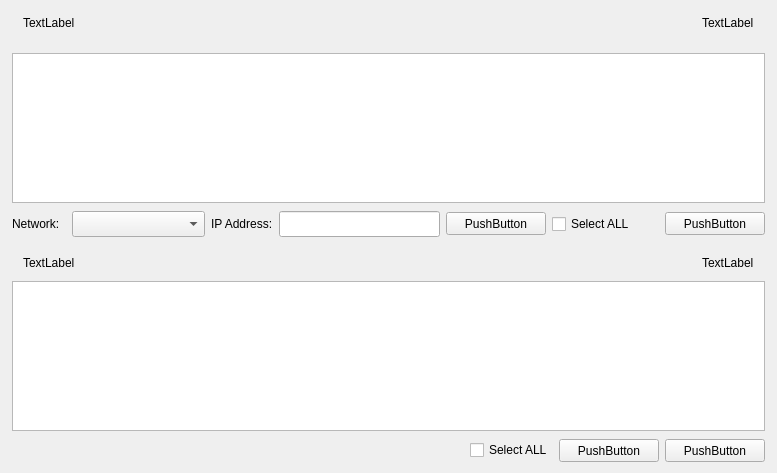
<?xml version="1.0" encoding="UTF-8"?>
<ui version="4.0">
 <class>ACEthernetConfigWidget</class>
 <widget class="QWidget" name="ACEthernetConfigWidget">
  <property name="geometry">
   <rect>
    <x>0</x>
    <y>0</y>
    <width>777</width>
    <height>473</height>
   </rect>
  </property>
  <property name="windowTitle">
   <string>ACEthernetConfigWidget</string>
  </property>
  <layout class="QVBoxLayout" name="verticalLayout">
   <property name="spacing">
    <number>3</number>
   </property>
   <property name="leftMargin">
    <number>12</number>
   </property>
   <property name="topMargin">
    <number>0</number>
   </property>
   <property name="rightMargin">
    <number>12</number>
   </property>
   <property name="bottomMargin">
    <number>0</number>
   </property>
   <item>
    <widget class="QWidget" name="horizontalWidget" native="true">
     <property name="minimumSize">
      <size>
       <width>0</width>
       <height>40</height>
      </size>
     </property>
     <property name="maximumSize">
      <size>
       <width>16777215</width>
       <height>40</height>
      </size>
     </property>
     <layout class="QHBoxLayout" name="horizontalLayout_8">
      <item>
       <widget class="QLabel" name="netManagerText">
        <property name="minimumSize">
         <size>
          <width>0</width>
          <height>18</height>
         </size>
        </property>
        <property name="maximumSize">
         <size>
          <width>16777215</width>
          <height>18</height>
         </size>
        </property>
        <property name="text">
         <string>TextLabel</string>
        </property>
        <property name="alignment">
         <set>Qt::AlignLeading|Qt::AlignLeft|Qt::AlignTop</set>
        </property>
       </widget>
      </item>
      <item>
       <spacer name="horizontalSpacer_5">
        <property name="orientation">
         <enum>Qt::Horizontal</enum>
        </property>
        <property name="sizeHint" stdset="0">
         <size>
          <width>40</width>
          <height>20</height>
         </size>
        </property>
       </spacer>
      </item>
      <item>
       <widget class="QLabel" name="netDetailText">
        <property name="minimumSize">
         <size>
          <width>0</width>
          <height>18</height>
         </size>
        </property>
        <property name="maximumSize">
         <size>
          <width>16777215</width>
          <height>18</height>
         </size>
        </property>
        <property name="text">
         <string>TextLabel</string>
        </property>
        <property name="alignment">
         <set>Qt::AlignLeading|Qt::AlignLeft|Qt::AlignTop</set>
        </property>
       </widget>
      </item>
     </layout>
    </widget>
   </item>
   <item>
    <widget class="AngKTableView" name="netWorkTableView">
     <property name="minimumSize">
      <size>
       <width>0</width>
       <height>150</height>
      </size>
     </property>
     <property name="maximumSize">
      <size>
       <width>16777215</width>
       <height>150</height>
      </size>
     </property>
     <property name="selectionBehavior">
      <enum>QAbstractItemView::SelectRows</enum>
     </property>
     <property name="cornerButtonEnabled">
      <bool>true</bool>
     </property>
    </widget>
   </item>
   <item>
    <layout class="QHBoxLayout" name="horizontalLayout_9" stretch="2,5,2,6,3,4,3">
     <item>
      <widget class="QLabel" name="networkLabel">
       <property name="text">
        <string>Network:</string>
       </property>
      </widget>
     </item>
     <item>
      <widget class="QComboBox" name="networkCombo">
       <property name="minimumSize">
        <size>
         <width>110</width>
         <height>26</height>
        </size>
       </property>
      </widget>
     </item>
     <item>
      <widget class="QLabel" name="lipLabel">
       <property name="text">
        <string>IP Address:</string>
       </property>
      </widget>
     </item>
     <item>
      <widget class="QLineEdit" name="ipEdit">
       <property name="minimumSize">
        <size>
         <width>110</width>
         <height>26</height>
        </size>
       </property>
       <property name="frame">
        <bool>true</bool>
       </property>
       <property name="alignment">
        <set>Qt::AlignCenter</set>
       </property>
       <property name="readOnly">
        <bool>true</bool>
       </property>
       <property name="cursorMoveStyle">
        <enum>Qt::LogicalMoveStyle</enum>
       </property>
      </widget>
     </item>
     <item>
      <widget class="QPushButton" name="scanButton">
       <property name="minimumSize">
        <size>
         <width>100</width>
         <height>23</height>
        </size>
       </property>
       <property name="text">
        <string>PushButton</string>
       </property>
      </widget>
     </item>
     <item>
      <widget class="QCheckBox" name="selectCheckBox">
       <property name="text">
        <string>Select ALL</string>
       </property>
      </widget>
     </item>
     <item>
      <widget class="QPushButton" name="connectButton">
       <property name="minimumSize">
        <size>
         <width>100</width>
         <height>23</height>
        </size>
       </property>
       <property name="text">
        <string>PushButton</string>
       </property>
      </widget>
     </item>
    </layout>
   </item>
   <item>
    <widget class="QWidget" name="horizontalWidget_4" native="true">
     <property name="minimumSize">
      <size>
       <width>0</width>
       <height>28</height>
      </size>
     </property>
     <property name="maximumSize">
      <size>
       <width>16777215</width>
       <height>28</height>
      </size>
     </property>
     <layout class="QHBoxLayout" name="horizontalLayout_10">
      <item>
       <widget class="QLabel" name="connectText">
        <property name="minimumSize">
         <size>
          <width>0</width>
          <height>18</height>
         </size>
        </property>
        <property name="maximumSize">
         <size>
          <width>16777215</width>
          <height>18</height>
         </size>
        </property>
        <property name="text">
         <string>TextLabel</string>
        </property>
        <property name="alignment">
         <set>Qt::AlignLeading|Qt::AlignLeft|Qt::AlignTop</set>
        </property>
       </widget>
      </item>
      <item>
       <spacer name="horizontalSpacer_6">
        <property name="orientation">
         <enum>Qt::Horizontal</enum>
        </property>
        <property name="sizeHint" stdset="0">
         <size>
          <width>40</width>
          <height>20</height>
         </size>
        </property>
       </spacer>
      </item>
      <item>
       <widget class="QLabel" name="conDetailText">
        <property name="minimumSize">
         <size>
          <width>0</width>
          <height>18</height>
         </size>
        </property>
        <property name="maximumSize">
         <size>
          <width>16777215</width>
          <height>18</height>
         </size>
        </property>
        <property name="text">
         <string>TextLabel</string>
        </property>
        <property name="alignment">
         <set>Qt::AlignLeading|Qt::AlignLeft|Qt::AlignTop</set>
        </property>
       </widget>
      </item>
     </layout>
    </widget>
   </item>
   <item>
    <widget class="AngKTableView" name="connectedTableView">
     <property name="minimumSize">
      <size>
       <width>0</width>
       <height>150</height>
      </size>
     </property>
     <property name="maximumSize">
      <size>
       <width>16777215</width>
       <height>150</height>
      </size>
     </property>
    </widget>
   </item>
   <item>
    <layout class="QHBoxLayout" name="horizontalLayout_11">
     <item>
      <spacer name="horizontalSpacer_7">
       <property name="orientation">
        <enum>Qt::Horizontal</enum>
       </property>
       <property name="sizeHint" stdset="0">
        <size>
         <width>40</width>
         <height>20</height>
        </size>
       </property>
      </spacer>
     </item>
     <item>
      <widget class="QCheckBox" name="disSelectCheckBox">
       <property name="text">
        <string>Select ALL</string>
       </property>
      </widget>
     </item>
     <item>
      <widget class="QPushButton" name="disConnectButton">
       <property name="minimumSize">
        <size>
         <width>100</width>
         <height>23</height>
        </size>
       </property>
       <property name="text">
        <string>PushButton</string>
       </property>
      </widget>
     </item>
     <item>
      <widget class="QPushButton" name="okButton">
       <property name="minimumSize">
        <size>
         <width>100</width>
         <height>23</height>
        </size>
       </property>
       <property name="text">
        <string>PushButton</string>
       </property>
      </widget>
     </item>
    </layout>
   </item>
  </layout>
 </widget>
 <layoutdefault spacing="6" margin="11"/>
 <customwidgets>
  <customwidget>
   <class>AngKTableView</class>
   <extends>QTableView</extends>
   <header>angktableview.h</header>
  </customwidget>
 </customwidgets>
 <resources/>
 <connections/>
</ui>
